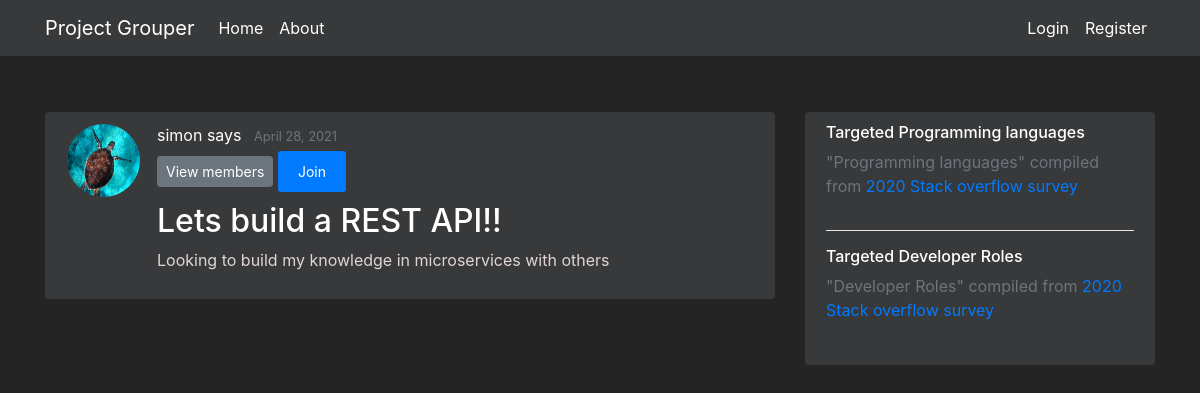
Page /projects/5 on the earlier database version.
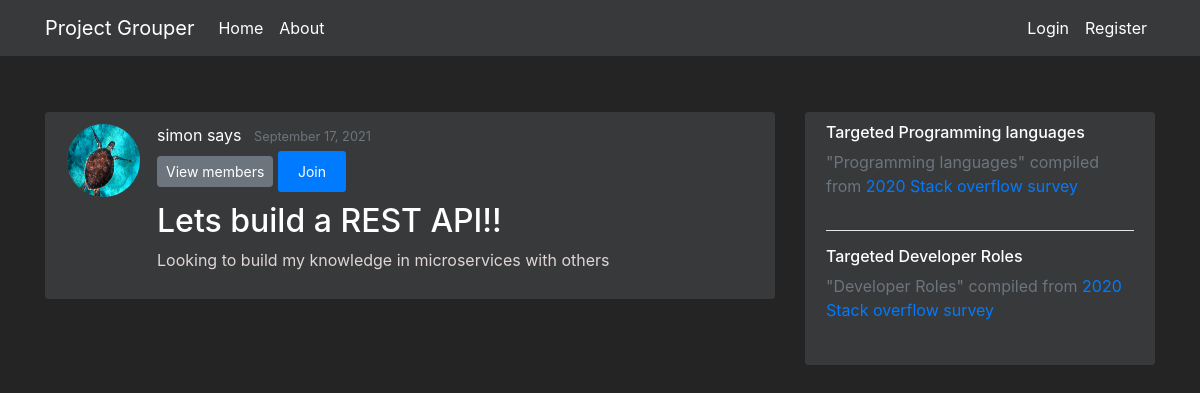
Same page on the later database version.
### flaskapp/models.py (models this page shows, shortened)
class Projects(db.Model):
    __tablename__ = 'project'
    id = db.Column(db.Integer, primary_key=True, nullable=False)
    name = db.Column(db.String(250), unique=True, nullable=False)
    desc = db.Column(db.String(500), unique=False, nullable=False)
    creation_timestamp = db.Column(db.DateTime, nullable=False, default=datetime.utcnow)
    start_date = db.Column(db.DateTime, nullable=True, default=datetime.utcnow)
    target_end_date = db.Column(db.DateTime, nullable=True, default=datetime.utcnow)
    owner_id = db.Column(db.Integer, db.ForeignKey('user.id'), nullable=False, default=1)
    owner = db.relationship("Users", foreign_keys=owner_id, backref="owned_projects", uselist=False)
    members = db.relationship('Users', secondary=UserProjects, lazy='subquery', backref="get_projects")
    languages = db.relationship('Languages', secondary=ProjectLanguages, lazy='subquery', backref="get_projects")
    careers = db.relationship('Careers', secondary=ProjectCareers, lazy='subquery', backref="get_projects")

### flaskapp/routes.py (the view)
@app.route("/projects/<int:project_id>")
def project(project_id):
    current_project = Projects.query.get_or_404(project_id)
    return render_template('project.html', title=current_project.name, current_project=current_project)

### flaskapp/templates/project.html (shortened to what this page needs)
{% extends "layout.html" %}
{% block content %}
    <article class="media content-section">
        <img class="rounded-circle article-img" src="{{ url_for('static', filename='profile_pics/' + current_project.owner.profile_image) }}">
        <div class="media-body">
            <div class="article-metadata">
                <a class="mr-2" href="#">{{ current_project.owner.first_name }} {{ current_project.owner.last_name }}</a>
                <small class="text-muted">{{ current_project.creation_timestamp.strftime('%B %d, %Y') }}</small>
                <div>
                    <button type="button" class="btn btn-secondary btn-sm mt-1 mb-1" data-toggle="modal" data-target="#viewProjectMembers">View members</button>
                {% if current_project.owner == current_user %}
                    <a class="btn btn-secondary btn-sm mt-1 mb-1" href="{{ url_for('update_project', project_id=current_project.id) }}">Update</a>
                    <button type="button" class="btn btn-danger btn-sm m-1" data-toggle="modal" data-target="#deleteModal">Delete</button>
                {% else %}
                    {% if current_user not in current_project.members  %}
                        <a class="btn btn-primary btn-sm mt-1 mb-1" href="{{ url_for('join_project', project_id=current_project.id) }}">Join</a>
                    {% else  %}
                        <a class="btn btn-danger btn-sm mt-1 mb-1" href="{{ url_for('leave_project', project_id=current_project.id) }}"> Leave </a>
                    {% endif %}
                {% endif %}
                </div>
            </div>
            <h2 class="article-title ">{{ current_project.name }}</h2>
            <p class="article-content">{{ current_project.desc }}</p>
        </div>
    </article>
        <body class=dark>
            </body>
        <body class=dark>
            </body>
{% endblock content %}
{% block sidebar %}
<div class="col-md-4">
    <div class="content-section">
      <h6>Targeted Programming languages</h6>
      <p class='text-muted'> "Programming languages" compiled from <a href="https://insights.stackoverflow.com/survey/2019#technology">2020 Stack overflow survey </a>
      </p>
      <hr color="white">
      <h6>Targeted Developer Roles</h6>
      <p class='text-muted'> "Developer Roles" compiled from <a href="https://insights.stackoverflow.com/survey/2020#developer-profile-developer-type-all-respondents">2020 Stack overflow survey </a>
      </p>
    </div>
</div>
{% endblock sidebar %}

Differences in the rows shown:
changed Projects "Lets build a REST API!!": creation_timestamp "April 28, 2021" → "September 17, 2021"
